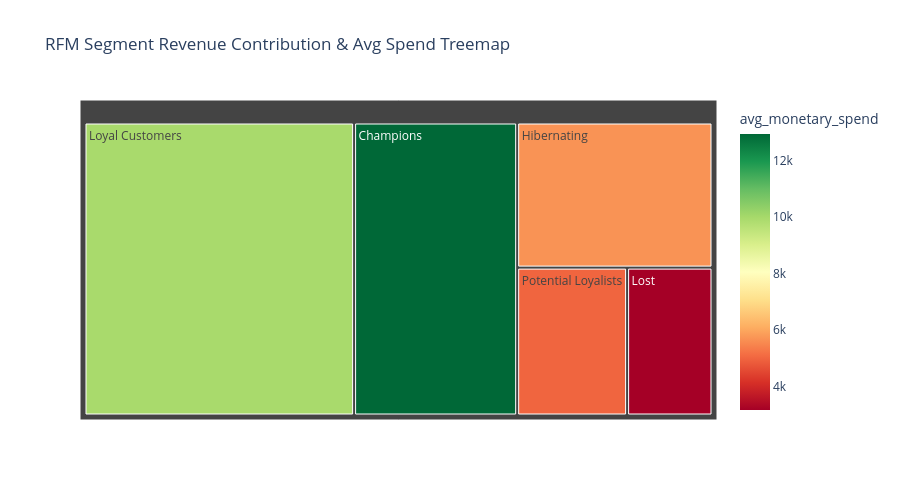

Notebook code for this chart:
### Code cell
fig, axes = plt.subplots(1, 2, figsize=(16, 6))

# Chart 1: Customer Count by Segment
sns.barplot(
    data=rfm_summary,
    x='RFM_Segment',
    y='customer_count',
    palette='viridis',
    ax=axes[0]
)
axes[0].set_title('Customer Count by RFM Segment', fontsize=14, fontweight='bold')
axes[0].set_xlabel('RFM Segment', fontsize=12)
axes[0].set_ylabel('Number of Customers', fontsize=12)
axes[0].tick_params(axis='x', rotation=30)
for p in axes[0].patches:
    axes[0].annotate(f'{int(p.get_height()):,}', (p.get_x() + p.get_width() / 2., p.get_height()),
                     ha='center', va='bottom', fontsize=10, xytext=(0, 3), textcoords='offset points')

# Chart 2: Revenue Contribution Share (%) by Segment
sns.barplot(
    data=rfm_summary,
    x='RFM_Segment',
    y='revenue_share_%',
    palette='magma',
    ax=axes[1]
)
axes[1].set_title('Revenue Contribution Share (%) by RFM Segment', fontsize=14, fontweight='bold')
axes[1].set_xlabel('RFM Segment', fontsize=12)
axes[1].set_ylabel('Revenue Share (%)', fontsize=12)
axes[1].tick_params(axis='x', rotation=30)
for p in axes[1].patches:
    axes[1].annotate(f'{p.get_height():.1f}%', (p.get_x() + p.get_width() / 2., p.get_height()),
                     ha='center', va='bottom', fontsize=10, xytext=(0, 3), textcoords='offset points')

plt.tight_layout()
plt.show()

# Chart 3: Treemap of Revenue Share by Segment
fig_treemap = px.treemap(
    rfm_summary,
    path=['RFM_Segment'],
    values='total_revenue',
    color='avg_monetary_spend',
    color_continuous_scale='RdYlGn',
    title='RFM Segment Revenue Contribution & Avg Spend Treemap'
)
fig_treemap.update_layout(width=900, height=500)
fig_treemap.show()

### Figure 1 — Plotly figure (JSON) as saved in the notebook; plotly's stock layout.template omitted (floating-point values rounded to 4 significant figures)
{"data": [{"branchvalues": "total", "customdata": [[9949.0], [12940.0], [5706.0], [5005.0], [3177.0]], "domain": {"x": [0, 1], "y": [0, 1]}, "hovertemplate": "labels=%{label}<br>total_revenue=%{value}<br>parent=%{parent}<br>id=%{id}<br>avg_monetary_spend=%{color}<extra></extra>", "ids": ["Loyal Customers", "Champions", "Hibernating", "Potential Loyalists", "Lost"], "labels": ["Loyal Customers", "Champions", "Hibernating", "Potential Loyalists", "Lost"], "marker": {"coloraxis": "coloraxis", "colors": [9949.0, 12940.0, 5706.0, 5005.0, 3177.0]}, "name": "", "parents": ["", "", "", "", ""], "type": "treemap", "values": [82600000.0, 49960000.0, 29640000.0, 17000000.0, 13210000.0]}], "layout": {"coloraxis": {"autocolorscale": false, "colorbar": {"title": {"text": "avg_monetary_spend"}}, "colorscale": [[0, "rgb(165,0,38)"], [0.1, "rgb(215,48,39)"], [0.2, "rgb(244,109,67)"], [0.3, "rgb(253,174,97)"], [0.4, "rgb(254,224,139)"], [0.5, "rgb(255,255,191)"], [0.6, "rgb(217,239,139)"], [0.7, "rgb(166,217,106)"], [0.8, "rgb(102,189,99)"], [0.9, "rgb(26,152,80)"], [1, "rgb(0,104,55)"]]}, "height": 500, "legend": {"tracegroupgap": 0}, "title": {"text": "RFM Segment Revenue Contribution & Avg Spend Treemap"}, "width": 900}}
